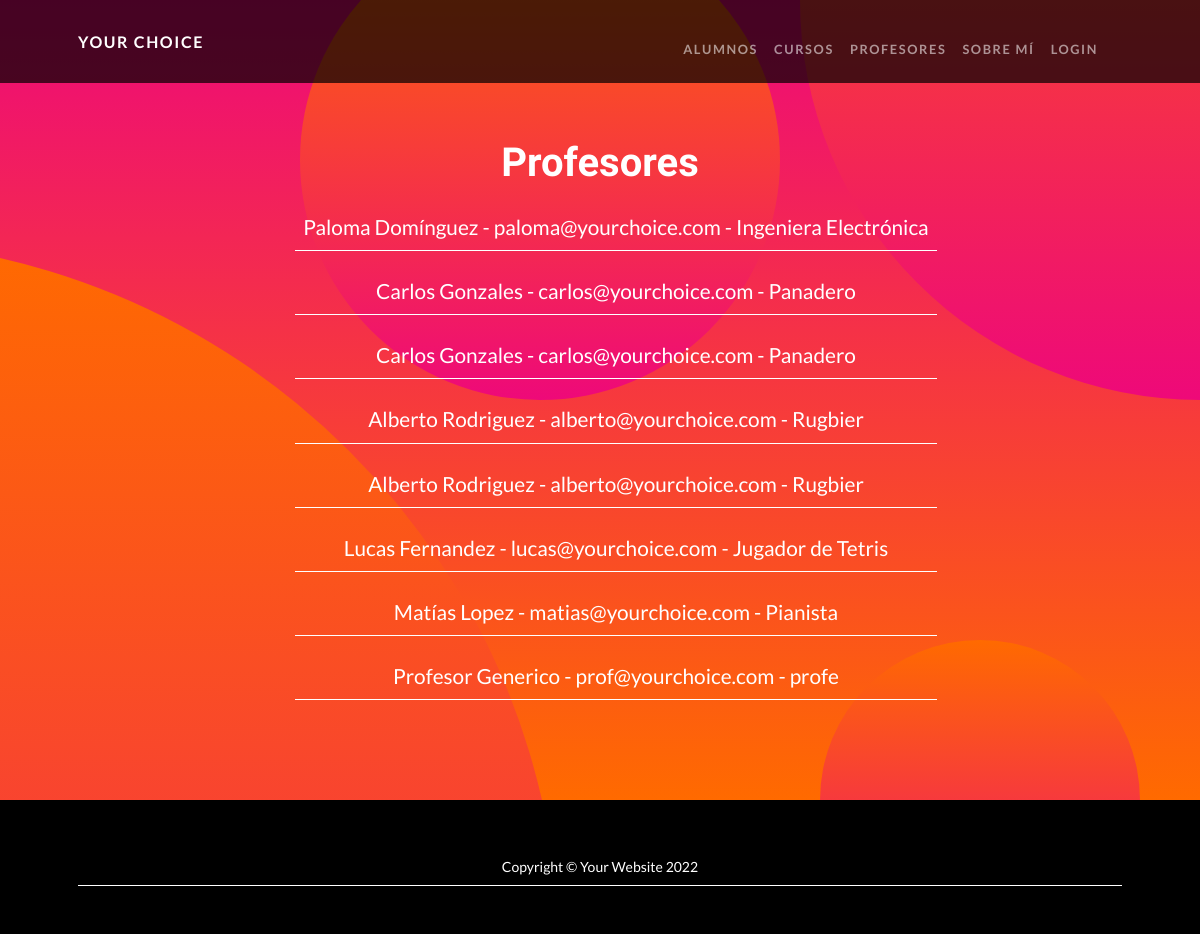
The page /app_coder/profesor/list on the database as committed earlier.
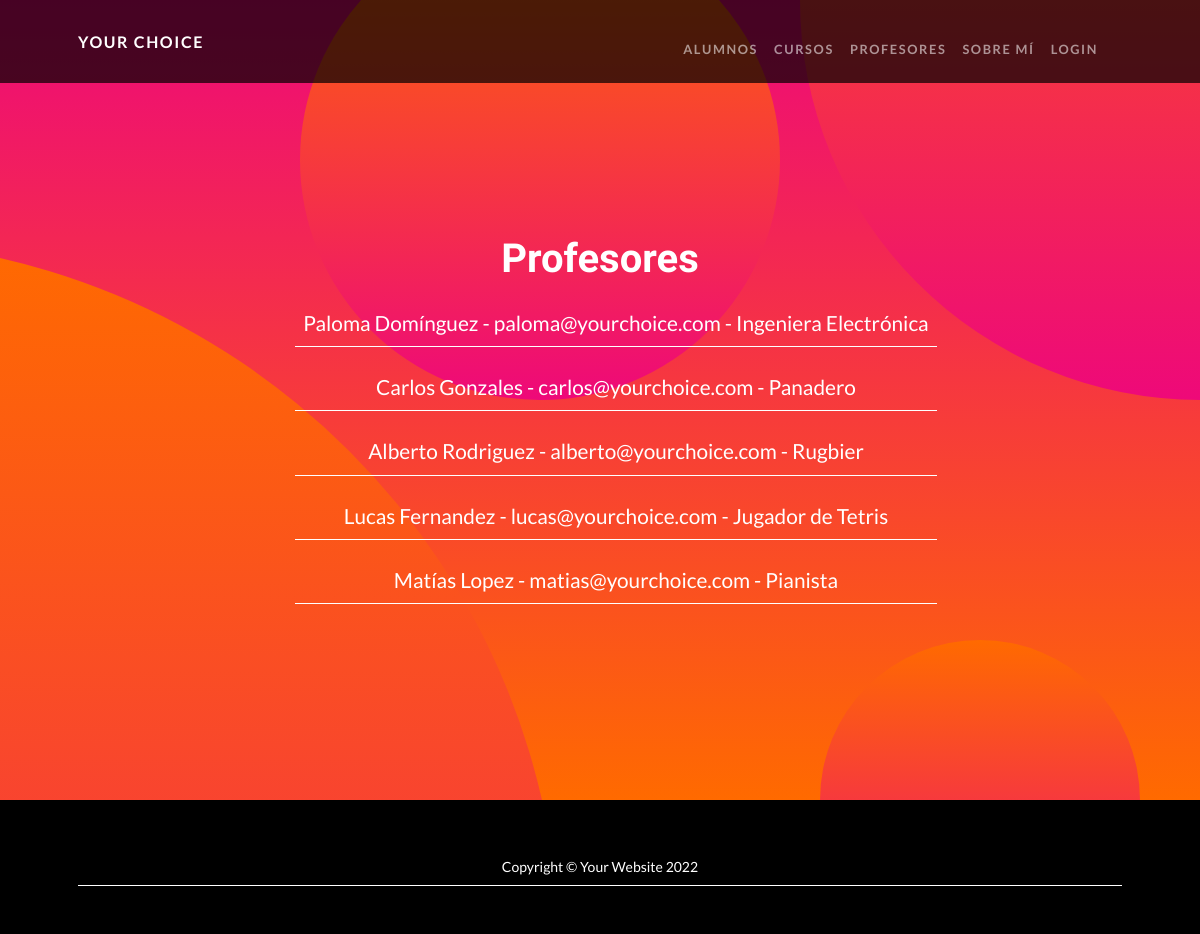
The same page on the database as committed later.
### app_coder/models.py (models this page shows, shortened)
class Profesor(models.Model):
    nombre = models.CharField(max_length=40)
    apellido = models.CharField(max_length=40)
    email = models.EmailField()
    profesion = models.CharField(max_length=40)

### app_coder/views.py (the view)
# urls.py: path('profesor/list', views.ProfeList.as_view(), name='ProfeList'),
class ProfeList(ListView):
    model = Profesor
    template_name = "app_coder/profe_list.html"

### app_coder/templates/app_coder/profe_list.html (shortened to what this page needs)
{% extends "app_coder/padre.html" %}
{% load static %}
{% block contenidoQueCambia %}
<h1>Profesores</h1>
<ul>
    {% for profe in object_list %}
    <li>
        <p class="curso__nombre">
            {{profe.nombre}} {{profe.apellido}}
            -
            {{profe.email}}
            -
            {{profe.profesion}}
        </p>
    </li>
    {% endfor %}
</ul>
{% endblock %}

Rows that differ between the two databases and show on the page:
removed Profesor: nombre "Carlos", apellido "Gonzales", email "carlos@yourchoice.com", profesion "Panadero"
removed Profesor: nombre "Alberto", apellido "Rodriguez", email "alberto@yourchoice.com", profesion "Rugbier"
removed Profesor: nombre "Profesor", apellido "Generico", email "prof@yourchoice.com", profesion "profe"
